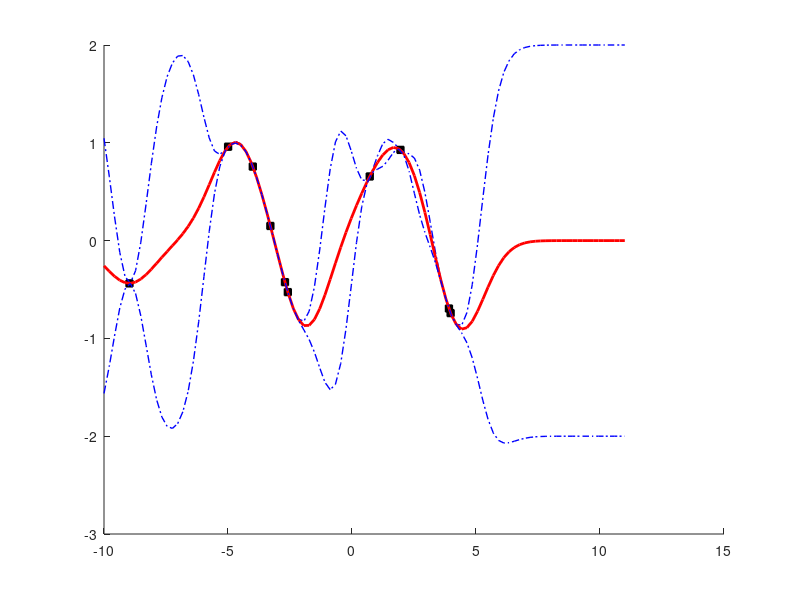

Reproduce this figure in MATLAB.
function GP_example()
%
% To be updated.
%

a = -10;
b = 10;
n = 10;
pn = 100;

x = a+(b-a)*rand(n,1);
f = sin(x);
x_predict = linspace(a, b+1, pn);

f_predict = cv(x_predict,x)*inv(cv(x,x))*f; % mean of prediction
v_predict = cv(x_predict,x_predict)-cv(x_predict,x)*inv(cv(x,x))*cv(x,x_predict); % variance of prediction

hold on;
plot(x,f,'+black','LineWidth',5);
plot(x_predict,f_predict+2*diag(v_predict),'-.blue','LineWidth',1);
plot(x_predict,f_predict,'-red','LineWidth',2);
plot(x_predict,f_predict-2*diag(v_predict),'-.blue','LineWidth',1);
end


function K = cv(x,y)
    for i = 1:length(x)
        for j = 1:length(y)
            K(i,j) = exp(-0.5*(x(i)-y(j))^2);
        end;
    end;
end

